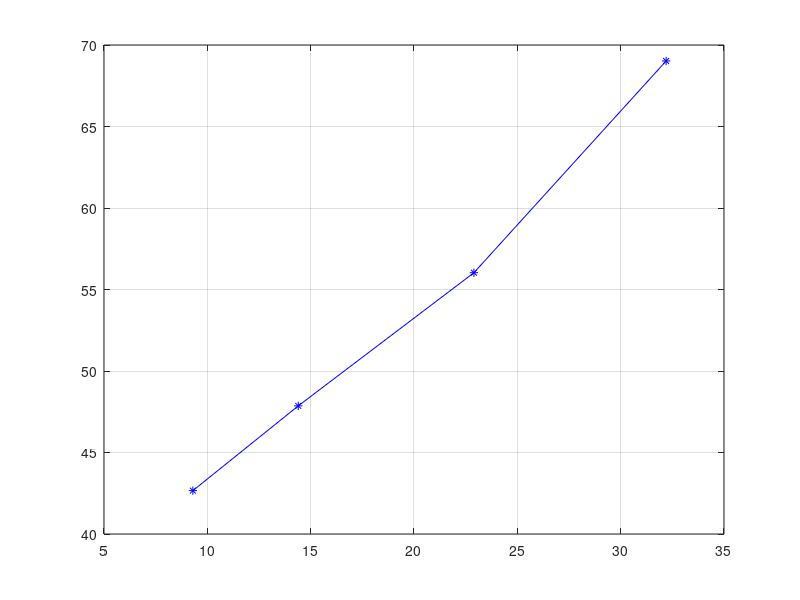

Here is the MATLAB script that generated this plot:
X = [9.30000000000000;14.4000000000000;22.9000000000000;32.2000000000000];
Y = [42.6600000000000;47.8600000000000;56.0300000000000;69.0200000000000];
plot(X,Y,'-b*')
grid on
